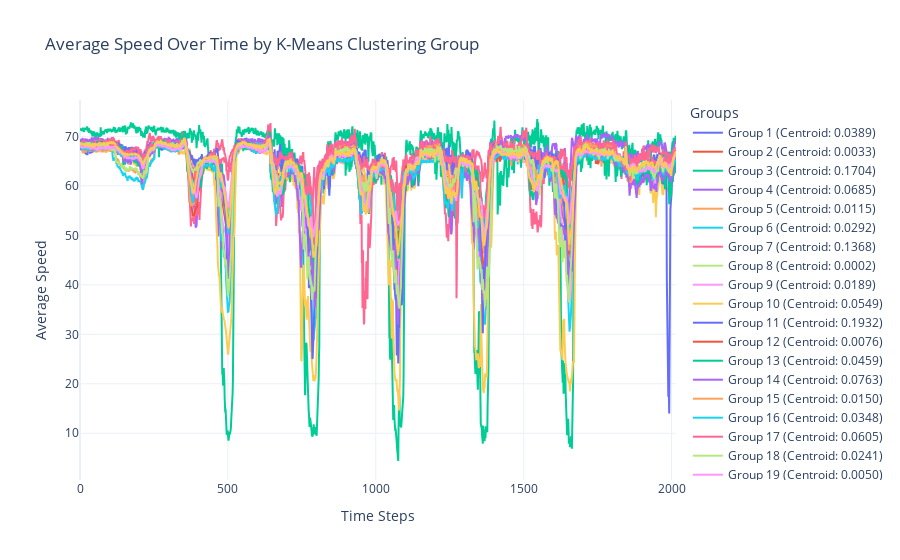

The notebook cell this image was saved under:
### Code cell
from sklearn.cluster import KMeans
import numpy as np
import plotly.graph_objects as go

np.fill_diagonal(adj, 0)
G = nx.from_numpy_array(adj)
betweenness_centrality = nx.betweenness_centrality(G)

# 1. Применяем K-Means
n_clusters=20
bc_values = list(betweenness_centrality.values())
kmeans = KMeans(n_clusters=n_clusters, random_state=42)
kmeans.fit(np.array(bc_values).reshape(-1, 1))
labels = kmeans.labels_

# 2. Создаем группы узлов
groups = [[] for _ in range(n_clusters)]
for node, label in zip(betweenness_centrality.keys(), labels):
    groups[label].append(node)

# 3. Вычисляем средние скорости для каждой группы
group_average_speeds = np.zeros((data.shape[0], n_clusters))
for i, group in enumerate(groups):
    group_data = data[:, group, 0]
    group_average_speeds[:, i] = np.mean(group_data, axis=1)

# 4. Построение графика с использованием Plotly
time_steps = np.arange(data.shape[0])

fig = go.Figure()
for i in range(n_clusters):
    fig.add_trace(go.Scatter(
        x=time_steps,
        y=group_average_speeds[:, i],
        mode='lines',
        name=f'Group {i+1} (Centroid: {kmeans.cluster_centers_[i][0]:.4f})'
    ))

fig.update_layout(
    title='Average Speed Over Time by K-Means Clustering Group',
    xaxis_title='Time Steps',
    yaxis_title='Average Speed',
    legend_title='Groups',
    template='plotly_white'
)

fig.show()

### Figure 1 — Plotly figure (JSON) as saved in the notebook; plotly's stock layout.template omitted (floating-point values rounded to 4 significant figures; data arrays with more than 128 entries replaced by an {"elided": "..."} marker saying what was removed)
{"data": [{"mode": "lines", "name": "Group 1 (Centroid: 0.0389)", "type": "scatter", "x": {"elided": "2016 int values"}, "y": {"elided": "2016 float values"}}, {"mode": "lines", "name": "Group 2 (Centroid: 0.0033)", "type": "scatter", "x": {"elided": "2016 int values"}, "y": {"elided": "2016 float values"}}, {"mode": "lines", "name": "Group 3 (Centroid: 0.1704)", "type": "scatter", "x": {"elided": "2016 int values"}, "y": {"elided": "2016 float values"}}, {"mode": "lines", "name": "Group 4 (Centroid: 0.0685)", "type": "scatter", "x": {"elided": "2016 int values"}, "y": {"elided": "2016 float values"}}, {"mode": "lines", "name": "Group 5 (Centroid: 0.0115)", "type": "scatter", "x": {"elided": "2016 int values"}, "y": {"elided": "2016 float values"}}, {"mode": "lines", "name": "Group 6 (Centroid: 0.0292)", "type": "scatter", "x": {"elided": "2016 int values"}, "y": {"elided": "2016 float values"}}, {"mode": "lines", "name": "Group 7 (Centroid: 0.1368)", "type": "scatter", "x": {"elided": "2016 int values"}, "y": {"elided": "2016 float values"}}, {"mode": "lines", "name": "Group 8 (Centroid: 0.0002)", "type": "scatter", "x": {"elided": "2016 int values"}, "y": {"elided": "2016 float values"}}, {"mode": "lines", "name": "Group 9 (Centroid: 0.0189)", "type": "scatter", "x": {"elided": "2016 int values"}, "y": {"elided": "2016 float values"}}, {"mode": "lines", "name": "Group 10 (Centroid: 0.0549)", "type": "scatter", "x": {"elided": "2016 int values"}, "y": {"elided": "2016 float values"}}, {"mode": "lines", "name": "Group 11 (Centroid: 0.1932)", "type": "scatter", "x": {"elided": "2016 int values"}, "y": {"elided": "2016 float values"}}, {"mode": "lines", "name": "Group 12 (Centroid: 0.0076)", "type": "scatter", "x": {"elided": "2016 int values"}, "y": {"elided": "2016 float values"}}, {"mode": "lines", "name": "Group 13 (Centroid: 0.0459)", "type": "scatter", "x": {"elided": "2016 int values"}, "y": {"elided": "2016 float values"}}, {"mode": "lines", "name": "Group 14 (Centroid: 0.0763)", "type": "scatter", "x": {"elided": "2016 int values"}, "y": {"elided": "2016 float values"}}, {"mode": "lines", "name": "Group 15 (Centroid: 0.0150)", "type": "scatter", "x": {"elided": "2016 int values"}, "y": {"elided": "2016 float values"}}, {"mode": "lines", "name": "Group 16 (Centroid: 0.0348)", "type": "scatter", "x": {"elided": "2016 int values"}, "y": {"elided": "2016 float values"}}, {"mode": "lines", "name": "Group 17 (Centroid: 0.0605)", "type": "scatter", "x": {"elided": "2016 int values"}, "y": {"elided": "2016 float values"}}, {"mode": "lines", "name": "Group 18 (Centroid: 0.0241)", "type": "scatter", "x": {"elided": "2016 int values"}, "y": {"elided": "2016 float values"}}, {"mode": "lines", "name": "Group 19 (Centroid: 0.0050)", "type": "scatter", "x": {"elided": "2016 int values"}, "y": {"elided": "2016 float values"}}, {"mode": "lines", "name": "Group 20 (Centroid: 0.0018)", "type": "scatter", "x": {"elided": "2016 int values"}, "y": {"elided": "2016 float values"}}], "layout": {"legend": {"title": {"text": "Groups"}}, "title": {"text": "Average Speed Over Time by K-Means Clustering Group"}, "xaxis": {"title": {"text": "Time Steps"}}, "yaxis": {"title": {"text": "Average Speed"}}}}
